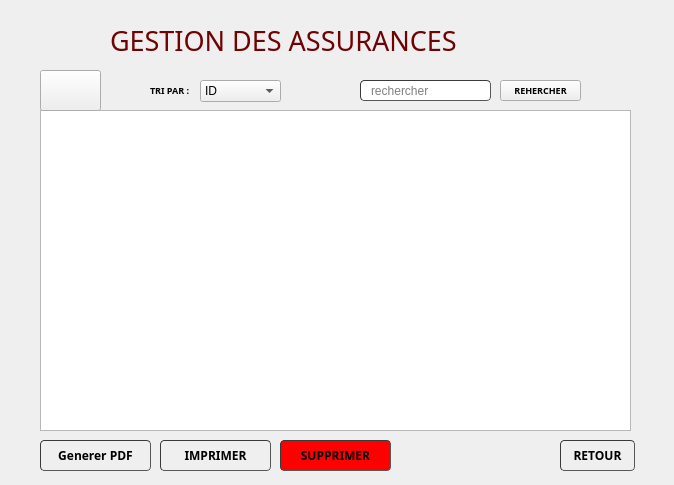
<?xml version="1.0" encoding="UTF-8"?>
<ui version="4.0">
 <class>AFFICHAGE_ASSURANCE</class>
 <widget class="QWidget" name="AFFICHAGE_ASSURANCE">
  <property name="geometry">
   <rect>
    <x>0</x>
    <y>0</y>
    <width>674</width>
    <height>485</height>
   </rect>
  </property>
  <property name="windowTitle">
   <string>Gestion des assurances</string>
  </property>
  <widget class="QStackedWidget" name="stackedWidget">
   <property name="geometry">
    <rect>
     <x>30</x>
     <y>20</y>
     <width>651</width>
     <height>481</height>
    </rect>
   </property>
   <widget class="QWidget" name="page">
    <widget class="QPushButton" name="search">
     <property name="geometry">
      <rect>
       <x>470</x>
       <y>60</y>
       <width>81</width>
       <height>21</height>
      </rect>
     </property>
     <property name="font">
      <font>
       <family>Century Gothic</family>
       <pointsize>7</pointsize>
       <weight>75</weight>
       <bold>true</bold>
      </font>
     </property>
     <property name="text">
      <string>REHERCHER</string>
     </property>
     <property name="iconSize">
      <size>
       <width>20</width>
       <height>20</height>
      </size>
     </property>
    </widget>
    <widget class="QComboBox" name="comboBox">
     <property name="geometry">
      <rect>
       <x>170</x>
       <y>60</y>
       <width>81</width>
       <height>22</height>
      </rect>
     </property>
     <property name="styleSheet">
      <string notr="true"/>
     </property>
     <item>
      <property name="text">
       <string>ID</string>
      </property>
     </item>
     <item>
      <property name="text">
       <string>Societe</string>
      </property>
     </item>
    </widget>
    <widget class="QLabel" name="label_3">
     <property name="geometry">
      <rect>
       <x>120</x>
       <y>60</y>
       <width>41</width>
       <height>21</height>
      </rect>
     </property>
     <property name="font">
      <font>
       <family>Century Gothic</family>
       <pointsize>7</pointsize>
       <weight>75</weight>
       <bold>true</bold>
      </font>
     </property>
     <property name="text">
      <string>TRI PAR :</string>
     </property>
    </widget>
    <widget class="QLabel" name="label">
     <property name="geometry">
      <rect>
       <x>80</x>
       <y>0</y>
       <width>471</width>
       <height>41</height>
      </rect>
     </property>
     <property name="font">
      <font>
       <family>Century Gothic</family>
       <pointsize>20</pointsize>
       <weight>50</weight>
       <bold>false</bold>
      </font>
     </property>
     <property name="text">
      <string>&lt;html&gt;&lt;head/&gt;&lt;body&gt;&lt;p&gt;&lt;span style=&quot; color:#6f0303;&quot;&gt;GESTION DES ASSURANCES&lt;/span&gt;&lt;/p&gt;&lt;/body&gt;&lt;/html&gt;</string>
     </property>
    </widget>
    <widget class="QPushButton" name="annuler">
     <property name="geometry">
      <rect>
       <x>530</x>
       <y>420</y>
       <width>75</width>
       <height>31</height>
      </rect>
     </property>
     <property name="font">
      <font>
       <family>Century Gothic</family>
       <weight>75</weight>
       <bold>true</bold>
      </font>
     </property>
     <property name="styleSheet">
      <string notr="true">	border-width: 1px; border-radius: 4px;
	border-color: rgb(58, 58, 58);
	border-style: inset;
	padding: 0 8px;


	selection-color: rgb(60, 63, 65);</string>
     </property>
     <property name="text">
      <string>RETOUR</string>
     </property>
    </widget>
    <widget class="QLineEdit" name="recherche">
     <property name="geometry">
      <rect>
       <x>330</x>
       <y>60</y>
       <width>131</width>
       <height>21</height>
      </rect>
     </property>
     <property name="styleSheet">
      <string notr="true">	border-width: 1px; border-radius: 4px;
	border-color: rgb(58, 58, 58);
	border-style: inset;
	padding: 0 8px;


	selection-background-color: rgb(187, 187, 187);
	selection-color: rgb(60, 63, 65);</string>
     </property>
     <property name="placeholderText">
      <string>rechercher</string>
     </property>
    </widget>
    <widget class="QPushButton" name="supprimer">
     <property name="geometry">
      <rect>
       <x>250</x>
       <y>420</y>
       <width>111</width>
       <height>31</height>
      </rect>
     </property>
     <property name="font">
      <font>
       <family>Century Gothic</family>
       <weight>75</weight>
       <bold>true</bold>
      </font>
     </property>
     <property name="styleSheet">
      <string notr="true">	border-width: 1px; border-radius: 4px;
	border-color: rgb(58, 58, 58);
	border-style: inset;
	padding: 0 8px;
	background-color: red;

	selection-color: rgb(60, 63, 65);</string>
     </property>
     <property name="text">
      <string>SUPPRIMER</string>
     </property>
     <property name="icon">
      <iconset>
       <normaloff>:/logo/delete.png</normaloff>:/logo/delete.png</iconset>
     </property>
    </widget>
    <widget class="QTableView" name="tableView">
     <property name="geometry">
      <rect>
       <x>10</x>
       <y>90</y>
       <width>591</width>
       <height>321</height>
      </rect>
     </property>
     <property name="styleSheet">
      <string notr="true"/>
     </property>
    </widget>
    <widget class="QPushButton" name="PDF">
     <property name="geometry">
      <rect>
       <x>10</x>
       <y>420</y>
       <width>111</width>
       <height>31</height>
      </rect>
     </property>
     <property name="font">
      <font>
       <family>Century Gothic</family>
       <weight>75</weight>
       <bold>true</bold>
      </font>
     </property>
     <property name="styleSheet">
      <string notr="true">	border-width: 1px; border-radius: 4px;
	border-color: rgb(58, 58, 58);
	border-style: inset;
	padding: 0 8px;


	selection-color: rgb(60, 63, 65);</string>
     </property>
     <property name="text">
      <string>Generer PDF</string>
     </property>
     <property name="icon">
      <iconset>
       <normaloff>:/logo/delete.png</normaloff>:/logo/delete.png</iconset>
     </property>
    </widget>
    <widget class="QPushButton" name="imprimer">
     <property name="geometry">
      <rect>
       <x>130</x>
       <y>420</y>
       <width>111</width>
       <height>31</height>
      </rect>
     </property>
     <property name="font">
      <font>
       <family>Century Gothic</family>
       <weight>75</weight>
       <bold>true</bold>
      </font>
     </property>
     <property name="styleSheet">
      <string notr="true">	border-width: 1px; border-radius: 4px;
	border-color: rgb(58, 58, 58);
	border-style: inset;
	padding: 0 8px;


	selection-color: rgb(60, 63, 65);</string>
     </property>
     <property name="text">
      <string>IMPRIMER</string>
     </property>
     <property name="icon">
      <iconset>
       <normaloff>:/logo/delete.png</normaloff>:/logo/delete.png</iconset>
     </property>
    </widget>
    <widget class="QPushButton" name="ajouter">
     <property name="geometry">
      <rect>
       <x>10</x>
       <y>50</y>
       <width>61</width>
       <height>41</height>
      </rect>
     </property>
     <property name="text">
      <string/>
     </property>
     <property name="icon">
      <iconset resource="images.qrc">
       <normaloff>:/icons/add.png</normaloff>:/icons/add.png</iconset>
     </property>
     <property name="iconSize">
      <size>
       <width>45</width>
       <height>45</height>
      </size>
     </property>
    </widget>
    <zorder>comboBox</zorder>
    <zorder>label_3</zorder>
    <zorder>label</zorder>
    <zorder>annuler</zorder>
    <zorder>recherche</zorder>
    <zorder>supprimer</zorder>
    <zorder>tableView</zorder>
    <zorder>search</zorder>
    <zorder>PDF</zorder>
    <zorder>imprimer</zorder>
    <zorder>ajouter</zorder>
   </widget>
   <widget class="QWidget" name="page_2">
    <widget class="QLabel" name="text_etat">
     <property name="geometry">
      <rect>
       <x>250</x>
       <y>240</y>
       <width>181</width>
       <height>20</height>
      </rect>
     </property>
     <property name="text">
      <string/>
     </property>
    </widget>
    <widget class="QLineEdit" name="ID">
     <property name="geometry">
      <rect>
       <x>250</x>
       <y>140</y>
       <width>151</width>
       <height>20</height>
      </rect>
     </property>
     <property name="styleSheet">
      <string notr="true">	border-width: 1px; border-radius: 4px;
	border-color: rgb(58, 58, 58);
	border-style: inset;
	padding: 0 8px;


	selection-color: rgb(60, 63, 65);</string>
     </property>
    </widget>
    <widget class="QComboBox" name="societe">
     <property name="geometry">
      <rect>
       <x>256</x>
       <y>260</y>
       <width>69</width>
       <height>22</height>
      </rect>
     </property>
    </widget>
    <widget class="QPushButton" name="Annuler">
     <property name="geometry">
      <rect>
       <x>470</x>
       <y>370</y>
       <width>111</width>
       <height>41</height>
      </rect>
     </property>
     <property name="styleSheet">
      <string notr="true">	border-width: 1px; border-radius: 4px;
	border-color: rgb(58, 58, 58);
	border-style: inset;
	padding: 0 8px;


	selection-color: rgb(60, 63, 65);</string>
     </property>
     <property name="text">
      <string>Retour</string>
     </property>
     <property name="icon">
      <iconset>
       <normaloff>:/icons/icons8_back_to_200px.png</normaloff>:/icons/icons8_back_to_200px.png</iconset>
     </property>
    </widget>
    <widget class="QLabel" name="label_10">
     <property name="geometry">
      <rect>
       <x>176</x>
       <y>220</y>
       <width>51</width>
       <height>16</height>
      </rect>
     </property>
     <property name="font">
      <font>
       <family>Century Gothic</family>
       <pointsize>9</pointsize>
       <weight>75</weight>
       <bold>true</bold>
      </font>
     </property>
     <property name="text">
      <string>Etat :</string>
     </property>
    </widget>
    <widget class="QLabel" name="label_2">
     <property name="geometry">
      <rect>
       <x>176</x>
       <y>180</y>
       <width>51</width>
       <height>16</height>
      </rect>
     </property>
     <property name="font">
      <font>
       <family>Century Gothic</family>
       <pointsize>9</pointsize>
       <weight>75</weight>
       <bold>true</bold>
      </font>
     </property>
     <property name="text">
      <string>Type :</string>
     </property>
    </widget>
    <widget class="QLabel" name="text_cin">
     <property name="geometry">
      <rect>
       <x>250</x>
       <y>160</y>
       <width>211</width>
       <height>20</height>
      </rect>
     </property>
     <property name="text">
      <string/>
     </property>
    </widget>
    <widget class="QLabel" name="text_type">
     <property name="geometry">
      <rect>
       <x>250</x>
       <y>200</y>
       <width>171</width>
       <height>20</height>
      </rect>
     </property>
     <property name="text">
      <string/>
     </property>
    </widget>
    <widget class="QLabel" name="text2">
     <property name="geometry">
      <rect>
       <x>249</x>
       <y>280</y>
       <width>181</width>
       <height>20</height>
      </rect>
     </property>
     <property name="text">
      <string/>
     </property>
    </widget>
    <widget class="QLineEdit" name="etat">
     <property name="geometry">
      <rect>
       <x>250</x>
       <y>220</y>
       <width>151</width>
       <height>20</height>
      </rect>
     </property>
     <property name="styleSheet">
      <string notr="true">	border-width: 1px; border-radius: 4px;
	border-color: rgb(58, 58, 58);
	border-style: inset;
	padding: 0 8px;


	selection-color: rgb(60, 63, 65);</string>
     </property>
    </widget>
    <widget class="QLabel" name="label_9">
     <property name="geometry">
      <rect>
       <x>176</x>
       <y>140</y>
       <width>41</width>
       <height>16</height>
      </rect>
     </property>
     <property name="font">
      <font>
       <family>Century Gothic</family>
       <pointsize>9</pointsize>
       <weight>75</weight>
       <bold>true</bold>
      </font>
     </property>
     <property name="text">
      <string>ID :</string>
     </property>
    </widget>
    <widget class="QLineEdit" name="type">
     <property name="geometry">
      <rect>
       <x>250</x>
       <y>180</y>
       <width>151</width>
       <height>20</height>
      </rect>
     </property>
     <property name="styleSheet">
      <string notr="true">	border-width: 1px; border-radius: 4px;
	border-color: rgb(58, 58, 58);
	border-style: inset;
	padding: 0 8px;


	selection-color: rgb(60, 63, 65);</string>
     </property>
    </widget>
    <widget class="QLabel" name="date_text">
     <property name="geometry">
      <rect>
       <x>250</x>
       <y>290</y>
       <width>351</width>
       <height>20</height>
      </rect>
     </property>
     <property name="text">
      <string/>
     </property>
    </widget>
    <widget class="QLabel" name="label_11">
     <property name="geometry">
      <rect>
       <x>176</x>
       <y>260</y>
       <width>61</width>
       <height>16</height>
      </rect>
     </property>
     <property name="font">
      <font>
       <family>Century Gothic</family>
       <pointsize>9</pointsize>
       <weight>75</weight>
       <bold>true</bold>
      </font>
     </property>
     <property name="text">
      <string>Societe :</string>
     </property>
    </widget>
    <widget class="QPushButton" name="Valider">
     <property name="geometry">
      <rect>
       <x>330</x>
       <y>370</y>
       <width>111</width>
       <height>41</height>
      </rect>
     </property>
     <property name="font">
      <font>
       <weight>75</weight>
       <bold>true</bold>
      </font>
     </property>
     <property name="styleSheet">
      <string notr="true">	border-width: 1px; border-radius: 4px;
	border-color: rgb(58, 58, 58);
	border-style: inset;
	padding: 0 8px;
background-color: green;

	selection-color: rgb(60, 63, 65);</string>
     </property>
     <property name="text">
      <string>Modifier</string>
     </property>
     <property name="icon">
      <iconset>
       <normaloff>:/icons/icons8_checkmark_96px.png</normaloff>:/icons/icons8_checkmark_96px.png</iconset>
     </property>
    </widget>
    <widget class="QLabel" name="label_7">
     <property name="geometry">
      <rect>
       <x>70</x>
       <y>20</y>
       <width>341</width>
       <height>61</height>
      </rect>
     </property>
     <property name="font">
      <font>
       <family>Century Gothic</family>
       <pointsize>16</pointsize>
       <weight>50</weight>
       <bold>false</bold>
      </font>
     </property>
     <property name="text">
      <string>&lt;html&gt;&lt;head/&gt;&lt;body&gt;&lt;p&gt;&lt;span style=&quot; color:#6f0303;&quot;&gt;MODIFIER L'ASSURANCE :&lt;/span&gt;&lt;/p&gt;&lt;/body&gt;&lt;/html&gt;</string>
     </property>
     <property name="textFormat">
      <enum>Qt::RichText</enum>
     </property>
    </widget>
    <widget class="QLabel" name="cintex">
     <property name="geometry">
      <rect>
       <x>400</x>
       <y>20</y>
       <width>171</width>
       <height>61</height>
      </rect>
     </property>
     <property name="font">
      <font>
       <family>Century Gothic</family>
       <pointsize>14</pointsize>
       <weight>50</weight>
       <bold>false</bold>
      </font>
     </property>
     <property name="text">
      <string/>
     </property>
     <property name="textFormat">
      <enum>Qt::RichText</enum>
     </property>
    </widget>
   </widget>
  </widget>
 </widget>
 <resources>
  <include location="images.qrc"/>
 </resources>
 <connections/>
</ui>
